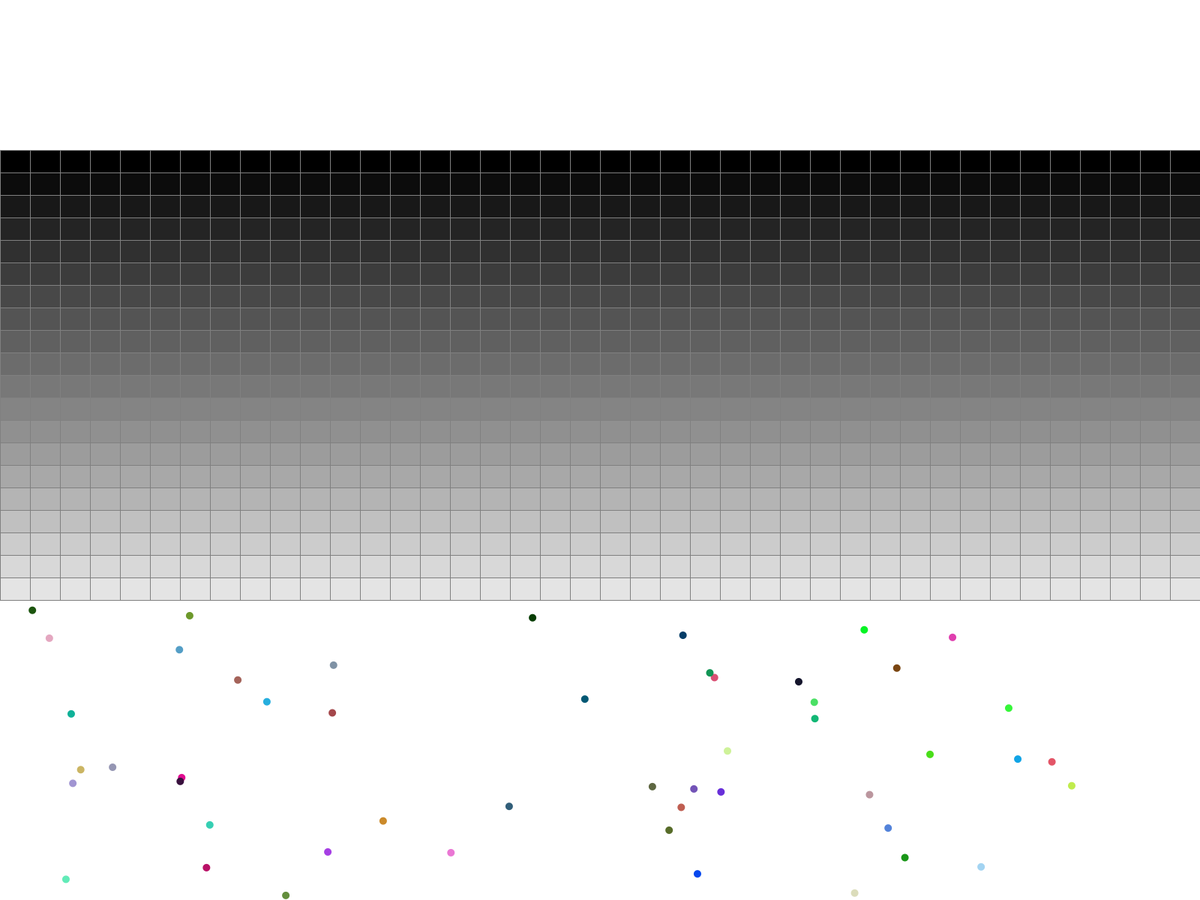
Frame 1 (no input)
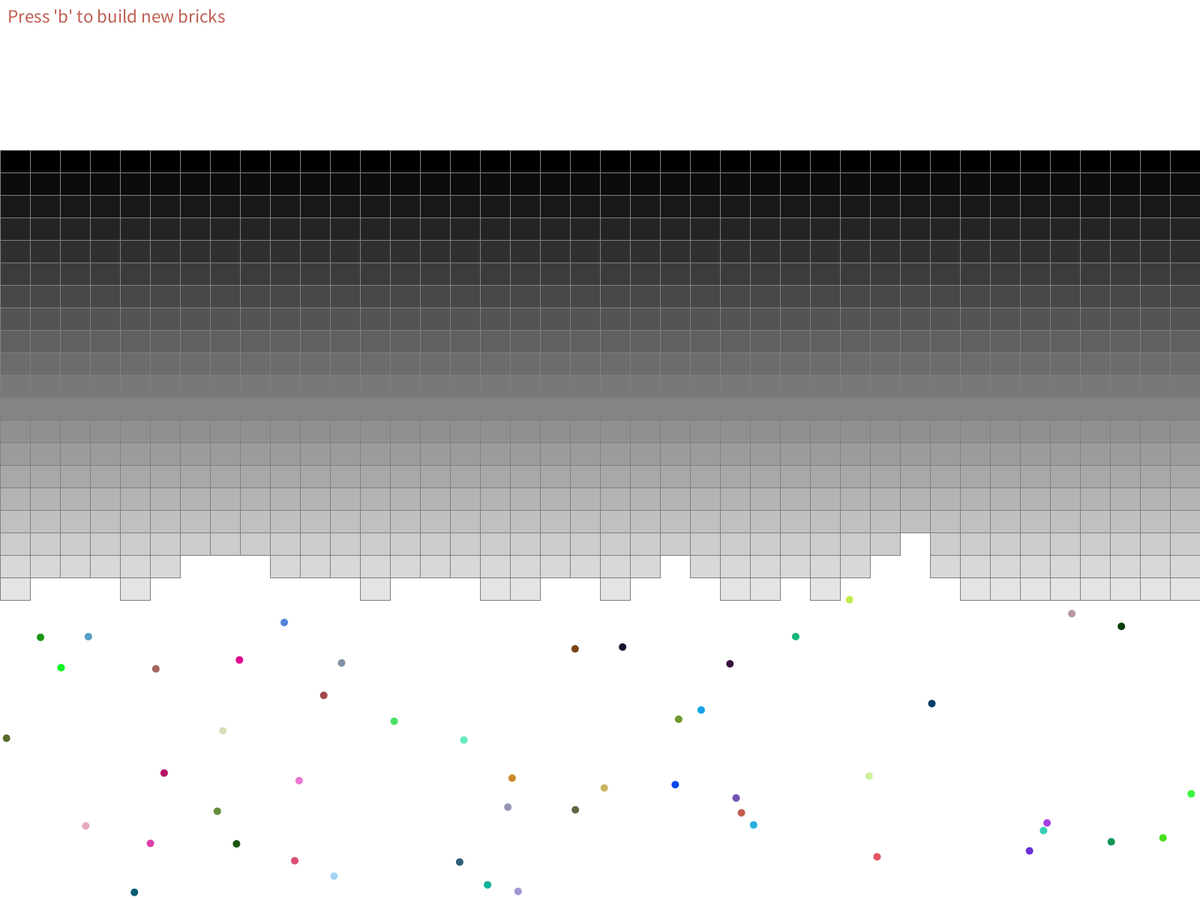
Frame 60 (the mouse pressed at the canvas centre just before this capture)
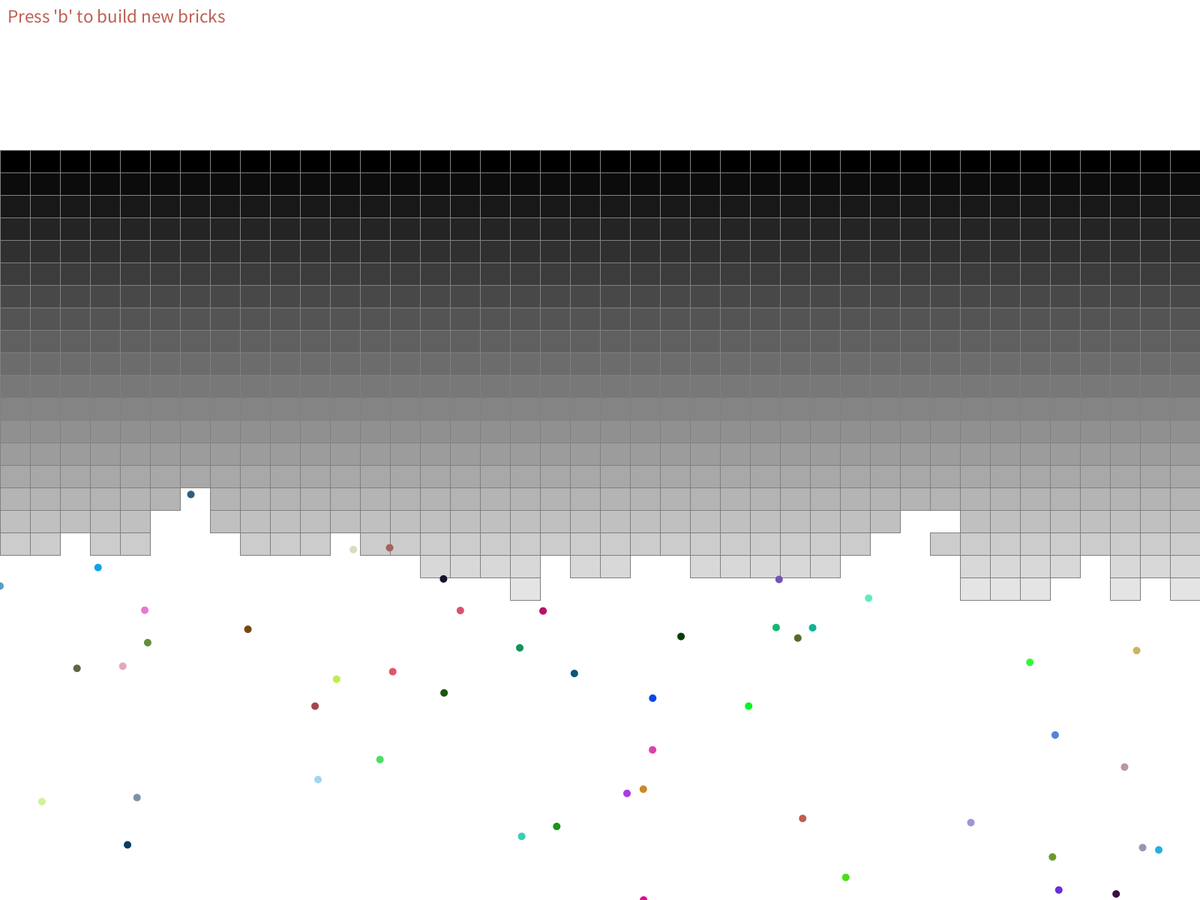
Frame 120 (the mouse held since frame 60 and released just before this capture)

The Processing sketch that drew these frames (run headless with seeded random() and noise(); from frame 60 on, the mouse is pressed at the canvas centre):

// Processing sketch: sketch_04HW_particles
// ── sketch_04HW_particles.pde
// by Max Moro

int sizeW =0;
int sizeH = 0;
int numBricksW=40;
int numBricksH=20;
int numBricks = numBricksW*numBricksH;
int[] brickStatus = new int[numBricks];
int bricksOn = 0;
float  bricksW =0;
float  bricksH =0;

int  numBalls = 50;
float[] ballsX = new float[numBalls];
float[] ballsY = new float[numBalls];
float[] ballsSX = new float[numBalls];
float[] ballsSY = new float[numBalls];
color[] ballsCol = new color[numBalls];

float secTop = 0;
float secBricks = 0;
float secBottomStart = 0;

void setup()
{
  fullScreen();
  //size(800,600);
  secTop = height*1/2*1/3;
  secBricks = height*1/2;
  secBottomStart = secTop+secBricks;
  bricksW = width / numBricksW;
  bricksH = secBricks / numBricksH;
  
  setBricks();
  setBalls();
  drawBackground();
  
}

void draw(){
  drawBackground();
  drawBricks();
  moveBalls();
  drawBalls();
 
 }
 
 void keyPressed(){
  if (key=='b' & bricksOn<numBricks) {
    int db=0;
    int b=int(random(1,numBricks-bricksOn));
    for(int i=0;i<numBricks;i+=1){
      if(brickStatus[i]==0) db=db+1;
      if(db==b) {brickStatus[i]=2; break;} //<>//
   }
  }
 }

// ── background.pde
void drawBackground(){
  background(255);
  stroke(0);
  strokeWeight(1);
   
  textSize(25);
  text("Press 'b' to build new bricks",10,30); 
}

// ── balls.pde
void setBalls(){
 float ballsSpeedRatio =0.5; 
 for (int i=0;i<numBalls;i+=1){
   ballsX[i]=random(10,width*.9);
   ballsY[i]= random(secBottomStart+10,height);
   ballsSX[i]=random(-bricksW*ballsSpeedRatio,bricksW*ballsSpeedRatio);
   ballsSY[i]=random(-bricksH*ballsSpeedRatio,bricksH*ballsSpeedRatio);
   ballsCol[i] = color(random(255),random(255),random(255));
   println(ballsX[i]);
   println(ballsY[i]);
 }
}

void moveBalls(){
  float x;
  float y;
 for (int i=0;i<numBalls;i+=1){
   ballsX[i] += ballsSX[i];
   ballsY[i] += ballsSY[i];
   //collision screen
   if(ballsX[i]>width) {ballsX[i] = width; ballsSX[i] = -ballsSX[i];}
   if(ballsX[i]<0) {ballsX[i] = 0; ballsSX[i] = -ballsSX[i];}
   if(ballsY[i]>height) {ballsY[i] = height; ballsSY[i] = -ballsSY[i];}
   if(ballsY[i]<0) {ballsY[i] = 0; ballsSY[i] = -ballsSY[i];}
   //collision bricks
   for (int b=0;b<numBricks;b+=1){
     x=(b % numBricksW)*bricksW;
     y=ceil(b / numBricksW)*bricksH +secTop;
     if(ballsX[i] > x & ballsX[i] < (x+bricksW) 
       & ballsY[i] > y & ballsY[i] < (y+bricksH) 
       & brickStatus[b]!=0) {
          bricksOn =bricksOn-1;
          brickStatus[b]=brickStatus[b]-1;
          if((ballsX[i] - ballsSX[i]) <= x | (ballsX[i] - ballsSX[i]) >= (x+bricksW)) ballsSX[i] = -ballsSX[i];
          if((ballsY[i] - ballsSY[i]) <= y | (ballsY[i] - ballsSY[i]) >= (y+bricksH)) ballsSY[i] = -ballsSY[i];
          
     }
   }
  }
}

void drawBalls(){
 float x=0;
 float y=0;
  
 stroke(255,0,0);
 strokeWeight(1); 
 noStroke();
 
 float radius = bricksH/3;
 for (int i=0;i<numBalls;i+=1){
   fill(ballsCol[i]);
   ellipse(ballsX[i], ballsY[i],radius,radius);
   }
}

// ── bricks.pde
void setBricks(){
 for (int i=0;i<numBricks;i+=1){
   brickStatus[i]=1;
   bricksOn+=1;
 }
}

void drawBrick(int brick){
   int colr= ceil(brick / numBricksW*(255/numBricksH));
   fill(colr,colr,colr);
   if(brickStatus[brick]==2) fill (255,0,0);
   
   rect((brick % numBricksW)*bricksW
       ,ceil(brick / numBricksW)*bricksH+secTop
       ,bricksW,bricksH);
}

void drawBricks(){
 float x=0;
 float y=0;
 stroke(128);
 strokeWeight(1); 
 for (int i=0;i<numBricks;i+=1){
  if(brickStatus[i]!=0) drawBrick(i);
  
 }
}
